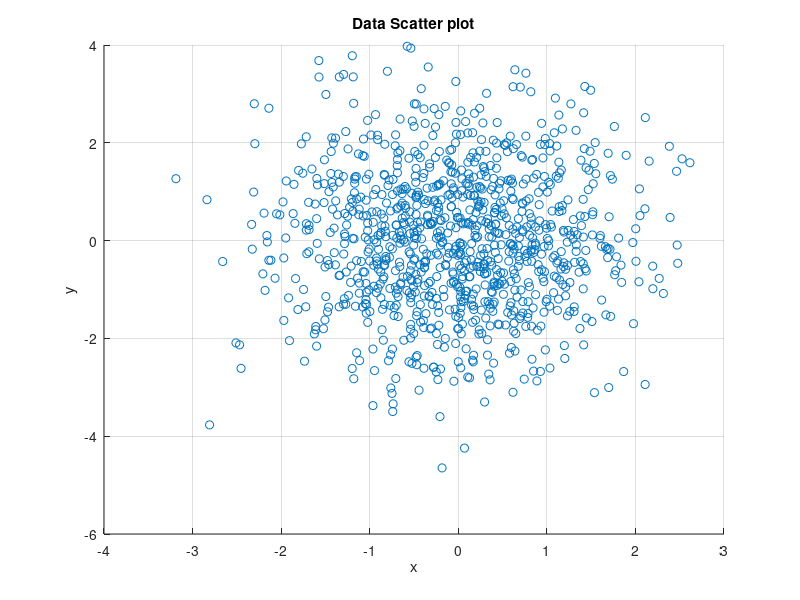
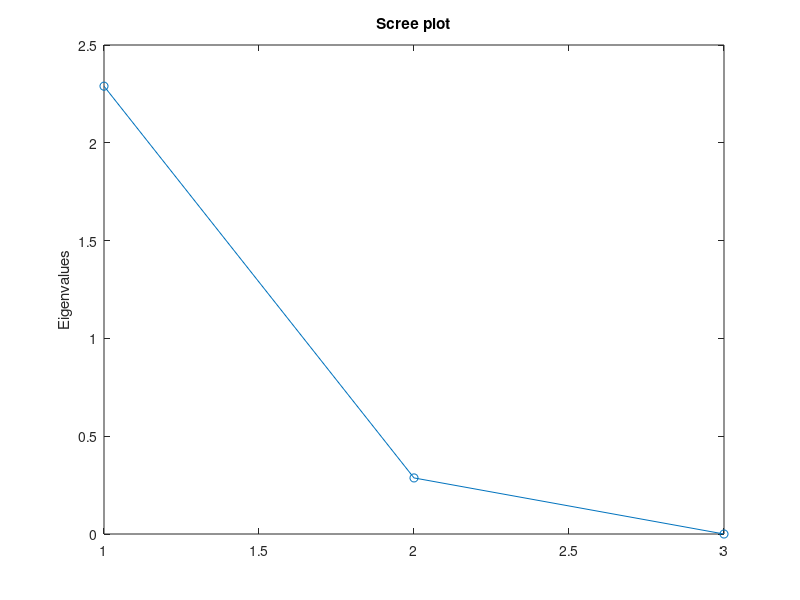
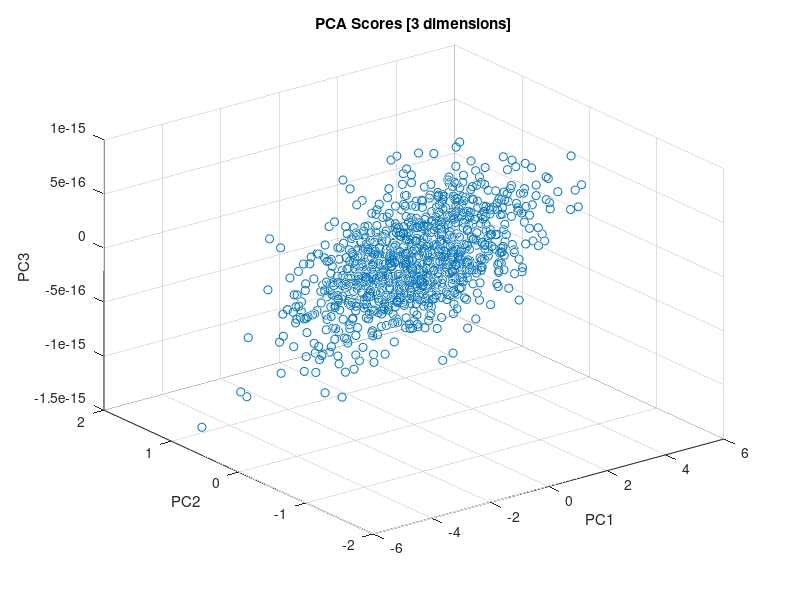
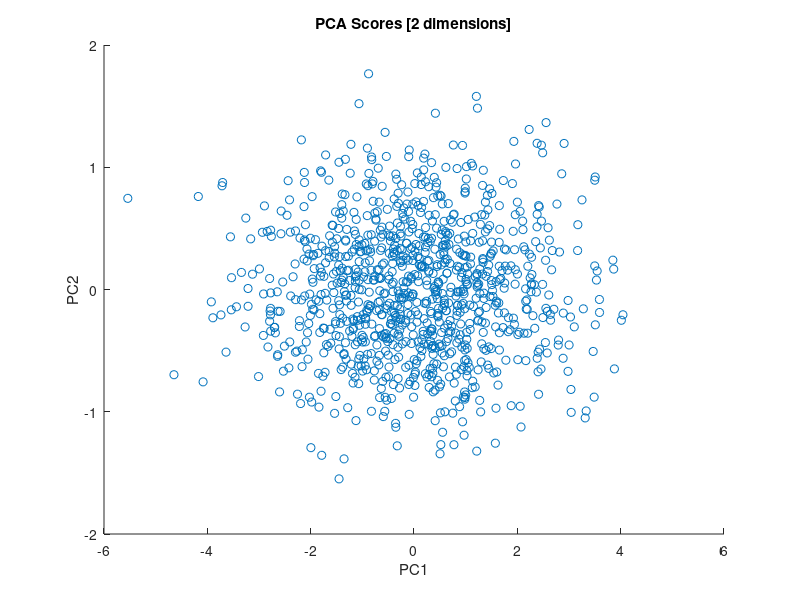

Write MATLAB code to recreate these figures, in order.
clear all; close all;

n = 1000;
mu = [0 0];
x_var = 1;
y_var = 4;
covar = 0;

x_sigma = sqrt(x_var);
y_sigma = sqrt(y_var);
sigma = [x_sigma covar; covar y_sigma];
data = mvnrnd(mu, sigma, n)';

%inspect data
scatter(data(1,:), data(2,:));
title('Data Scatter plot')
xlabel('x')
ylabel('y')
grid on

% transform data in 3d using W
W = [0.2, 0.8; 0.4, 0.5; 0.7, 0.3];
data_3d = W*data;

% centralize with mean
data_3d_means = mean(data_3d, 2);
[~,columns] = size(data_3d);
data_3d_centered = nan(size(data_3d));
for i = 1:3
    data_3d_centered(i, :) = data_3d(i, :) - data_3d_means(i);
end
data_3d_centered = data_3d_centered';

% calculate covariance matrix
covariance_matrix = cov(data_3d_centered);

% eigen vaues calculations
[eigen_vectors, eigen_values] = eig(covariance_matrix);
eigen_values = diag(eigen_values);

% sort eigenvalues (and then the vectors accordingly) with descend order
[eigen_values, index] = sort(eigen_values,'descend');
eigen_vectors = eigen_vectors(:, index);

% scree plot
figure;
plot(eigen_values,'-o')
title('Scree plot')
ylabel('Eigenvalues')

% scores
scores = data_3d_centered*eigen_vectors;

% 3-d scores
figure
scatter3(scores(:,1),scores(:,2),scores(:,3))
title("PCA Scores [3 dimensions]")
xlabel("PC1")
ylabel("PC2")
zlabel("PC3")

% 2-d scores
figure
scatter(scores(:,1),scores(:,2))
title("PCA Scores [2 dimensions]")
xlabel("PC1")
ylabel("PC2")






